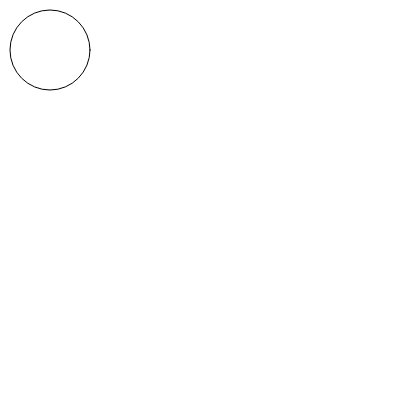
Frame 1 (no input)
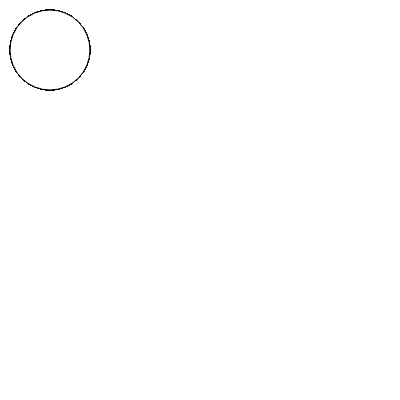
Frame 60 (no input)
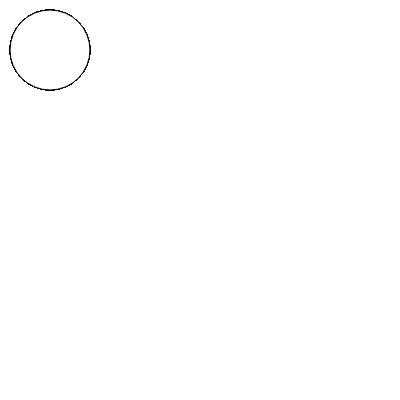
Frame 120 (the mouse pressed at the canvas centre since frame 60)

The p5.js sketch that drew these frames (run headless with seeded random() and noise() and a simulated clock; from frame 60 on, the mouse is pressed at the canvas centre):

// p5.js sketch
// ── sketch.js
function setup() {
  // put setup code here
  createCanvas(400,400)
}

function draw() {
  ellipse(50, 50, 80, 80);
  // put drawing code here
}
